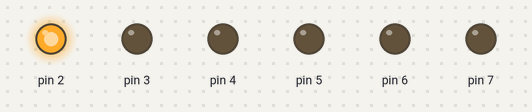
Bench run of a sketch on a simulated Arduino Uno, built with avr-gcc and run on an emulated ATmega328P. Shown: output pins drawn as LEDs (lit = HIGH).

Above: at 0.05 s.
At 0.55 s:
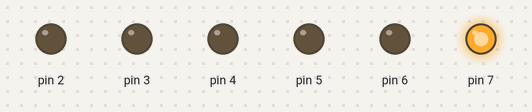
At 0.75 s:
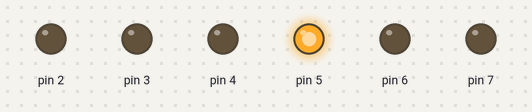
At 1.45 s:
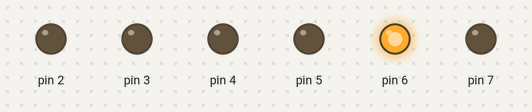
At 2.15 s:
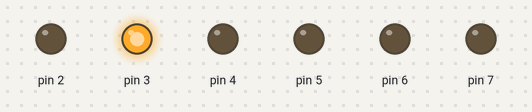
At 2.85 s:
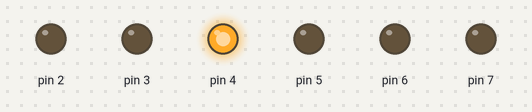
Timing chart, 0 to 3.1 s (numbered marks = the images above):
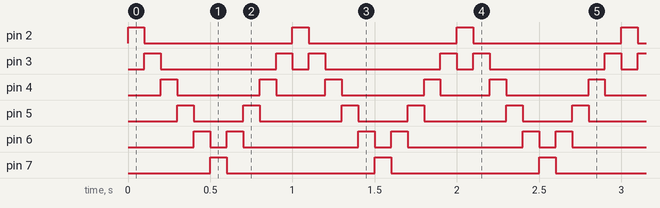

The sketch:

modul1_program-percobaan2.ino
```cpp
int timer = 100; // semakin besar nilainya, semakin lambat

void setup()
{
    // inisialisasi pin 2 sampai 7 sebagai OUTPUT
    for (int ledPin = 2; ledPin <= 7; ledPin++)
    {
        pinMode(ledPin, OUTPUT);
    }
}

void loop()
{
    // dari kiri ke kanan (2 → 7)
    for (int ledPin = 2; ledPin <= 7; ledPin++)
    {
        digitalWrite(ledPin, HIGH);
        delay(timer);
        digitalWrite(ledPin, LOW);
    }

    // dari kanan ke kiri (6 → 3)
    // (hindari duplikasi ujung agar LED 7 & 2 tidak menyala dua kali)
    for (int ledPin = 6; ledPin >= 3; ledPin--)
    {
        digitalWrite(ledPin, HIGH);
        delay(timer);
        digitalWrite(ledPin, LOW);
    }
}
```

Measured:
- by itself, pin 2, pin 7: alternates HIGH for 0.10 s and LOW for 0.90 s
- by itself, pin 3: repeats every 1.0 s: LOW 0.70 s, HIGH 0.10 s, LOW 0.10 s, HIGH 0.10 s
- by itself, pin 4: repeats every 1.0 s: LOW 0.50 s, HIGH 0.10 s, LOW 0.30 s, HIGH 0.10 s
- by itself, pin 5: repeats every 1.0 s: LOW 0.30 s, HIGH 0.10 s, LOW 0.50 s, HIGH 0.10 s
- by itself, pin 6: repeats every 1.0 s: LOW 0.10 s, HIGH 0.10 s, LOW 0.70 s, HIGH 0.10 s
